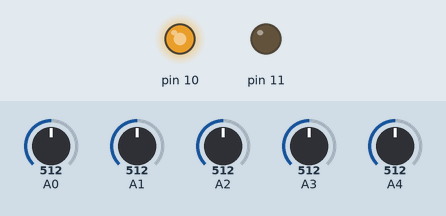
Bench run of a sketch on a simulated Arduino Uno, built with avr-gcc and run on an emulated ATmega328P. On the bench: output pins drawn as LEDs (lit = HIGH). The test bench sets the inputs (shaded band); at power-on: A0 = 512, A1 = 512, A2 = 512, A3 = 512, A4 = 512. What the sketch prints to the serial monitor is not drawn.

Above: at 0.2 s.
At 16.3 s:
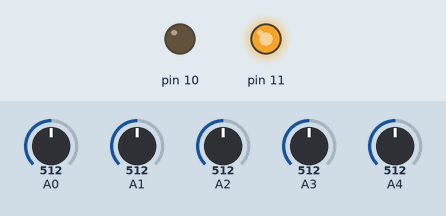
At 32.5 s:
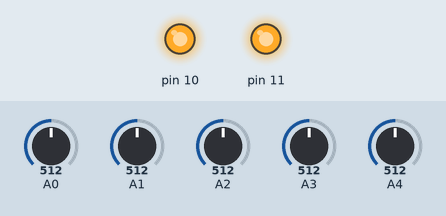
Timing chart, 0 to 34.0 s (numbered marks = the images above):
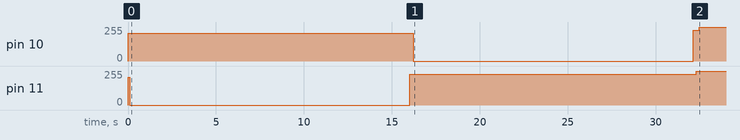

The sketch:

battery_charger.ino
```cpp
// (licence header left out)
#include "batteryCharger.hpp"

#define VOLTAGE_REFERENCE_PIN 2
batteryCharger *charger1;
batteryCharger *charger2;

void setup(){
  // D1 = digital output PWM pin for charging
  // A0 = analog input pin before the 10ohm resistor
  // A1 = analog input pin after the 10ohm resistor
  // A2 = analog input pin connected to 5V for reference
  // use batteryCharger( <D1>, <A0>, <A1>, <A2> ) to create a charger for one battery.
  // We can create as many as we want, using different D1,A0 and A1 pins, charing the same A2 pin
  charger1 = new batteryCharger( 11, 0, 1, VOLTAGE_REFERENCE_PIN );
  charger1->serialBegin();

  // example of a second charger to charge a second battery with the same arduino.
  // this second one uses pin 10 as PWM to charge, and analogs 3 and 4 to measure current
  charger2 = new batteryCharger( 10, 3, 4, VOLTAGE_REFERENCE_PIN );
  charger2->serialBegin();
}

void loop(){
  // pass 1 to loop() to clear the serial output on every interaction
  charger1->loop(1);

  // without passing anything to loop(), the serial will not clear the screen
  charger2->loop();
}
```

Source omitted: batteryCharger.hpp (23147 bytes)

Measured:
- by itself, pin 10: 207/255 → 0/255 at 16.2 s, → 232/255 15.9 s later, → 255/255 0.34 s later
- by itself, pin 11: 207/255 → 0/255 at 0.10 s, → 232/255 15.9 s later, → 255/255 16.3 s later
